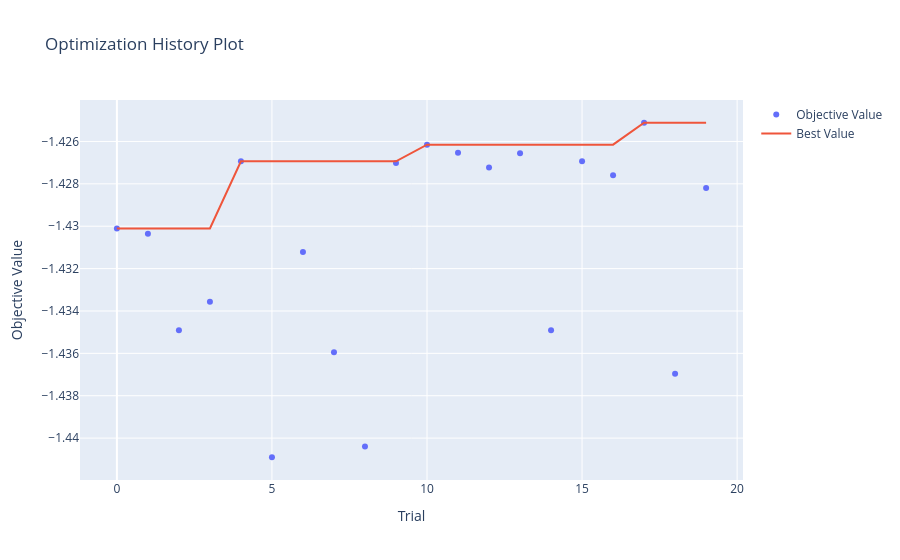

Notebook code cell kept with this figure:
### Code cell
optuna.visualization.plot_optimization_history(study)

### Figure 1 — Plotly figure (JSON) as saved in the notebook; plotly's stock layout.template omitted (floating-point values rounded to 4 significant figures)
{"data": [{"mode": "markers", "name": "Objective Value", "type": "scatter", "x": [0, 1, 2, 3, 4, 5, 6, 7, 8, 9, 10, 11, 12, 13, 14, 15, 16, 17, 18, 19], "y": [-1.43, -1.43, -1.435, -1.434, -1.427, -1.441, -1.431, -1.436, -1.44, -1.427, -1.426, -1.427, -1.427, -1.427, -1.435, -1.427, -1.428, -1.425, -1.437, -1.428]}, {"mode": "lines", "name": "Best Value", "type": "scatter", "x": [0, 1, 2, 3, 4, 5, 6, 7, 8, 9, 10, 11, 12, 13, 14, 15, 16, 17, 18, 19], "y": [-1.43, -1.43, -1.43, -1.43, -1.427, -1.427, -1.427, -1.427, -1.427, -1.427, -1.426, -1.426, -1.426, -1.426, -1.426, -1.426, -1.426, -1.425, -1.425, -1.425]}, {"marker": {"color": "#cccccc"}, "mode": "markers", "name": "Infeasible Trial", "showlegend": false, "type": "scatter", "x": [], "y": []}], "layout": {"title": {"text": "Optimization History Plot"}, "xaxis": {"title": {"text": "Trial"}}, "yaxis": {"title": {"text": "Objective Value"}}}}
